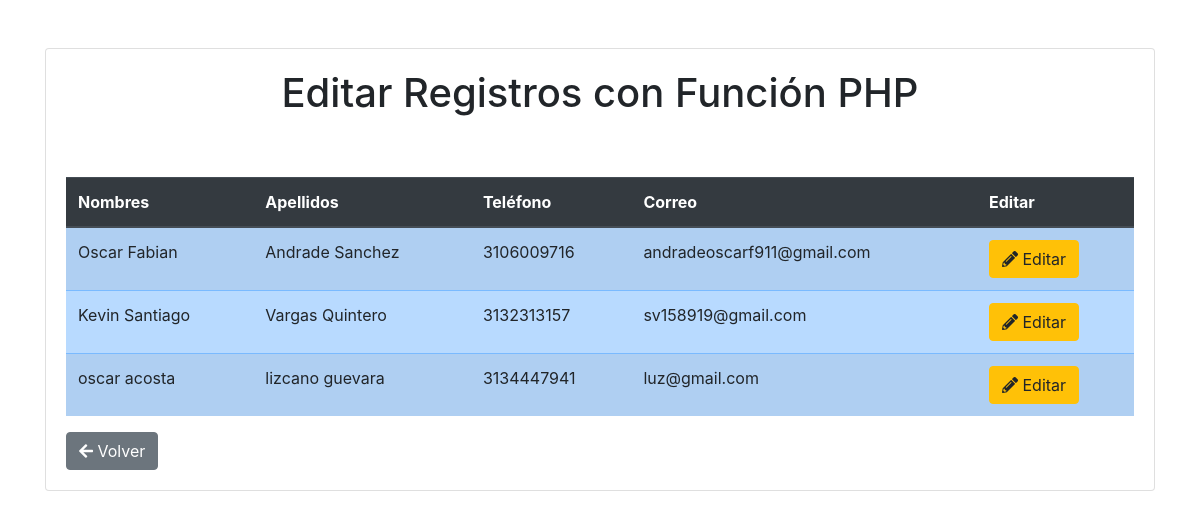
Page /mvc/buscar.php on the earlier database version.
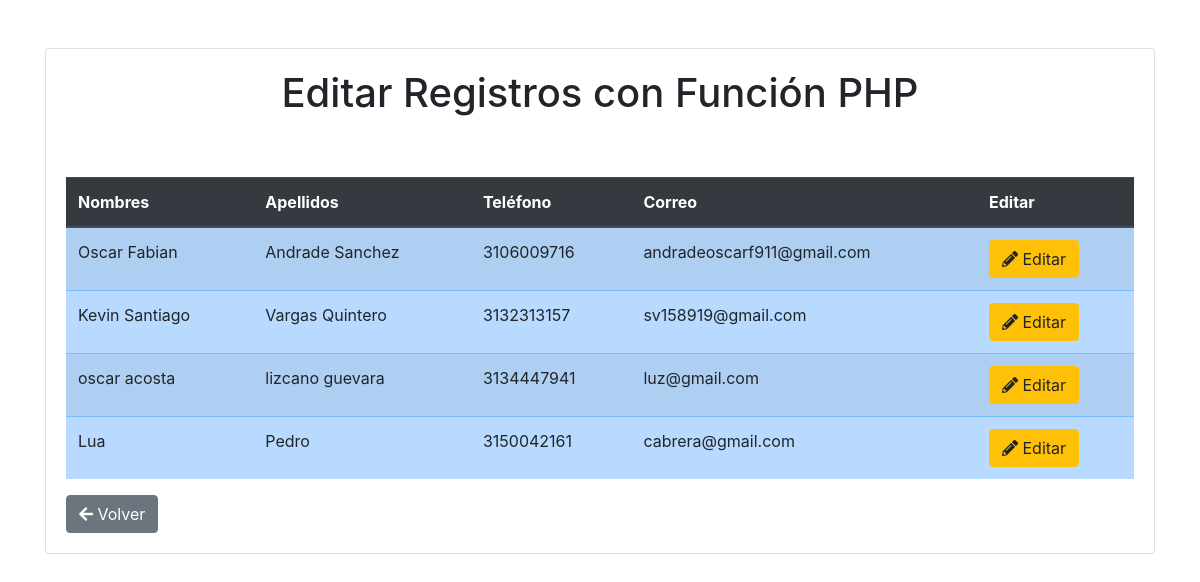
Same page on the later database version.
### tables this page shows
CREATE TABLE `registro` (
  `id` int(11) NOT NULL,
  `Nombres` text DEFAULT NULL,
  `Apellidos` text DEFAULT NULL,
  `Telefono` varchar(10) DEFAULT NULL,
  `Correo` varchar(40) DEFAULT NULL,
  `Contraseña` varchar(20) DEFAULT NULL,
  `Rol` enum('1',' 2','3','4') NOT NULL
);

### mvc/buscar.php (the view, shortened to what this page needs)
<!DOCTYPE html>
<html lang="es">
<head>
    <link href="https://stackpath.bootstrapcdn.com/bootstrap/4.5.2/css/bootstrap.min.css" rel="stylesheet">
    <link href="https://cdnjs.cloudflare.com/ajax/libs/font-awesome/5.15.3/css/all.min.css" rel="stylesheet">
</head>
<body>
    <div class="container mt-5">
        <div class="card">
            <div class="card-body">
                <h1 class="card-title text-center">Editar Registros con Función PHP</h1>
                <br><br>
                <?php
                $conecta = conectar();
                ?>
                <table class="table table-primary table-striped">
                    <thead class="thead-dark">
                        <tr>
                            <th>Nombres</th>
                            <th>Apellidos</th>
                            <th>Teléfono</th>
                            <th>Correo</th>
                            <th>Editar</th>
                        </tr>
                    </thead>
                    <tbody>
                        <?php
                        $sql = "SELECT * FROM registro";
                        $result = mysqli_query($conecta, $sql);
                        while ($row = mysqli_fetch_object($result)) {
                        ?>
                        <tr>
                            <td><?php echo $row->Nombres; ?></td>
                            <td><?php echo $row->Apellidos; ?></td>
                            <td><?php echo $row->Telefono; ?></td>
                            <td><?php echo $row->Correo; ?></td>
                            <td>
                                <a class="btn btn-warning" href="editar.php?id=<?php echo $row->id; ?>">
                                    <i class="fas fa-pencil-alt"></i> Editar
                                </a>
                            </td>
                        </tr>
                        <?php } ?>
                    </tbody>
                </table>
                <a class="btn btn-secondary" href="javascript:history.go(-1);">
                    <i class="fas fa-arrow-left"></i> Volver
                </a>
            </div>
        </div>
    </div>
</body>
</html>

Differences in the rows shown:
added registro: Nombres "Lua", Apellidos "Pedro", Telefono "3150042161", Correo "cabrera@gmail.com"
